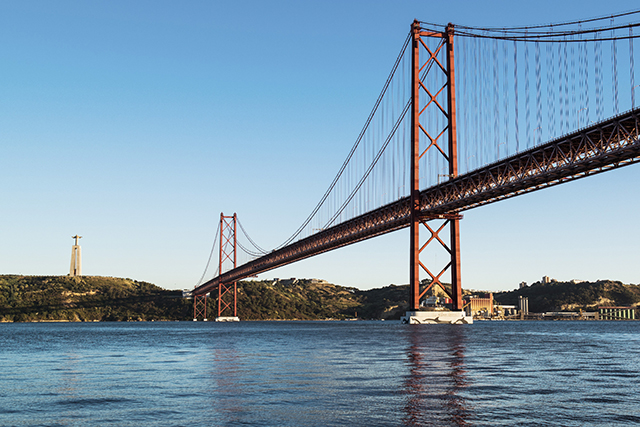
#> input picture py_curso_openVC/openCV_ex_prog/imgs/ponte.jpg, 640 x 427 px
$ python ex_openCV_17.py
#> lines starting #> are read from the running program, lines starting #| are printed output that depends on the picture
import cv2
imagem = cv2.imread('imgs/ponte.jpg')
#> imagem is the input picture: shape (427, 640, 3); mean B, G, R 172, 151.6, 124.8

cv2.imshow("Original", imagem)
(canalAzul, canalVerde, canalVermelho) = cv2.split(imagem)
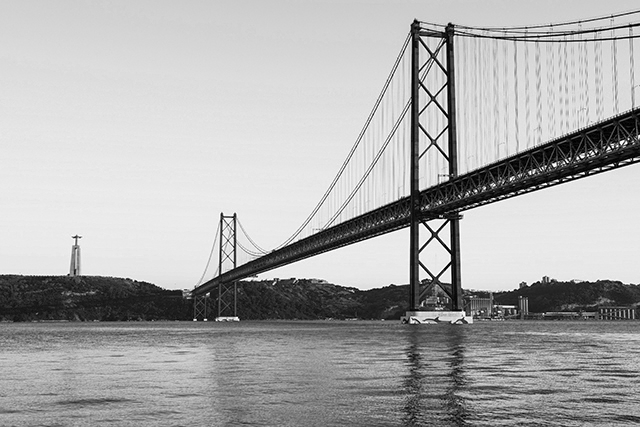
#> canalAzul: shape (427, 640); min 0, max 255, mean 172
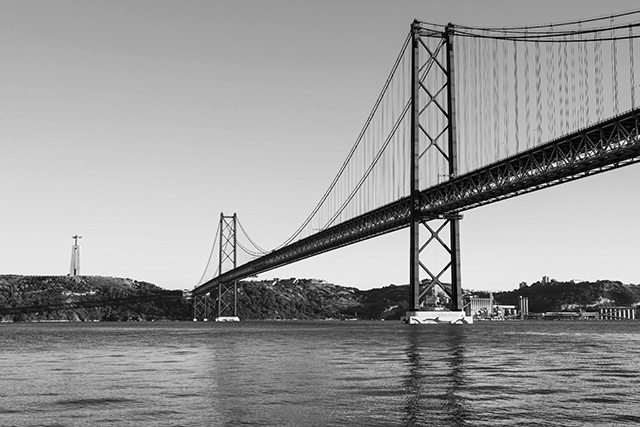
#> canalVerde: shape (427, 640); min 0, max 255, mean 151.6
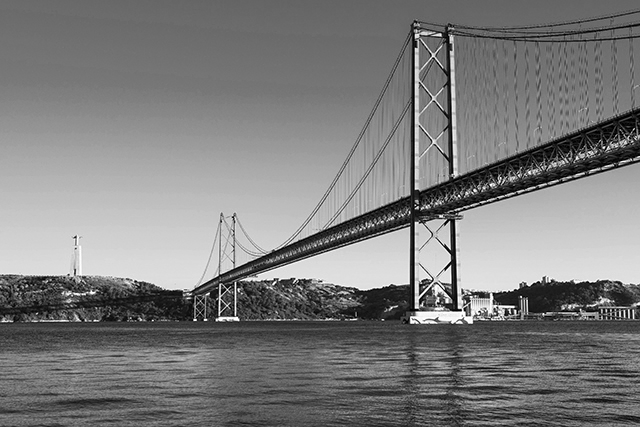
#> canalVermelho: shape (427, 640); min 0, max 255, mean 124.8
cv2.imshow("Vermelho", canalVermelho)
cv2.imshow("Verde", canalVerde)
cv2.imshow("Azul", canalAzul)

cv2.waitKey(0)
cv2.destroyAllWindows()
# On Mac need to force to destroyAllWindows.
cv2.waitKey(1)

$ run again, with py_curso_openVC/openCV_ex_prog/imgs/bia.jpg copied over py_curso_openVC/openCV_ex_prog/imgs/ponte.jpg
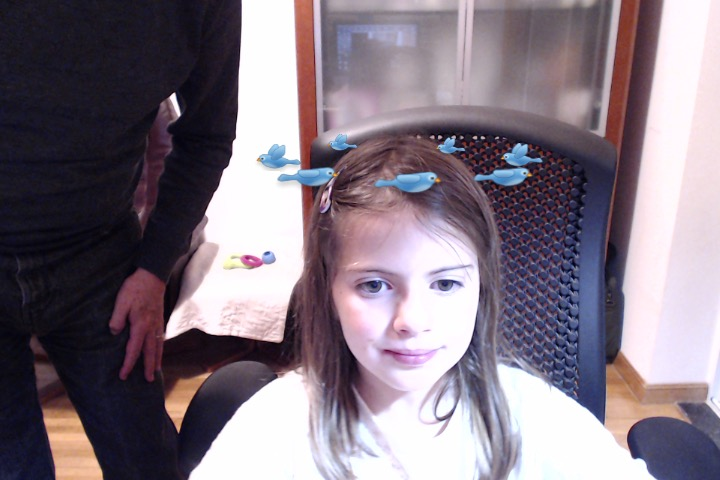
#> input picture py_curso_openVC/openCV_ex_prog/imgs/bia.jpg, 720 x 480 px
#> imagem is the input picture: shape (480, 720, 3); mean B, G, R 130, 118.4, 129.8
#> `(canalAzul, canalVerde, canalVermelho) = cv2.split(imagem)`:
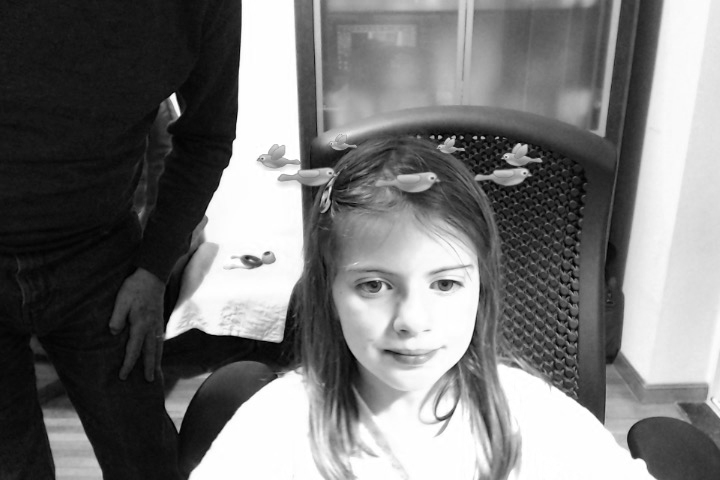
#> canalVerde: shape (480, 720); min 0, max 255, mean 118.4
#> `(canalAzul, canalVerde, canalVermelho) = cv2.split(imagem)`:
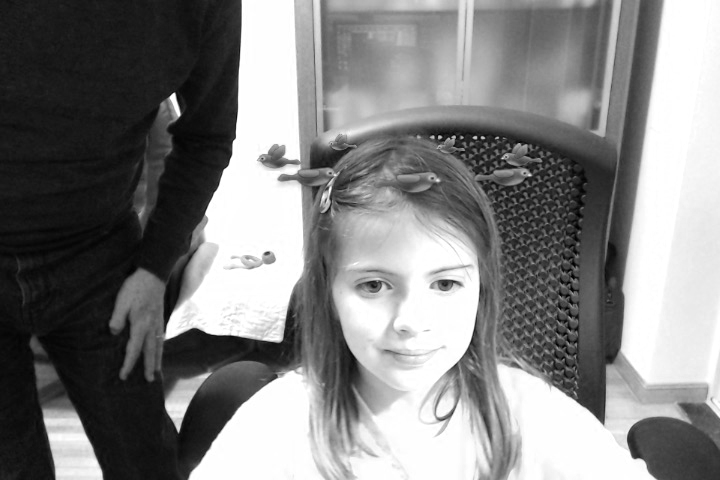
#> canalVermelho: shape (480, 720); min 0, max 255, mean 129.8

$ run again, with py_curso_openVC/openCV_ex_prog/imgs/caras.jpg copied over py_curso_openVC/openCV_ex_prog/imgs/ponte.jpg
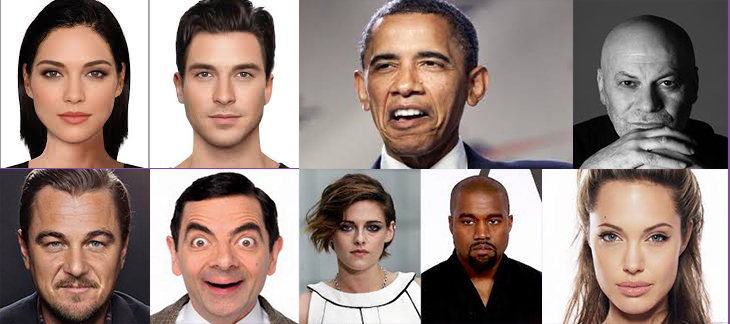
#> input picture py_curso_openVC/openCV_ex_prog/imgs/caras.jpg, 730 x 324 px
#> imagem is the input picture: shape (324, 730, 3); mean B, G, R 126.4, 133.1, 151.4
#> `(canalAzul, canalVerde, canalVermelho) = cv2.split(imagem)`:
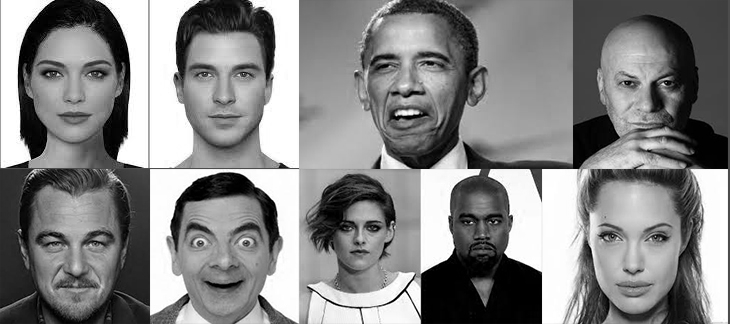
#> canalVerde: shape (324, 730); min 0, max 255, mean 133.1
#> `(canalAzul, canalVerde, canalVermelho) = cv2.split(imagem)`:
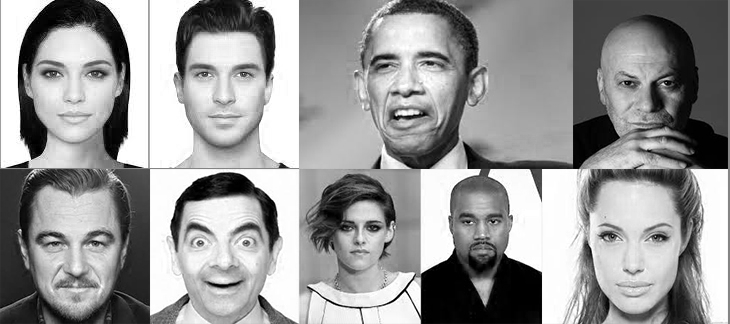
#> canalVermelho: shape (324, 730); min 0, max 255, mean 151.4
